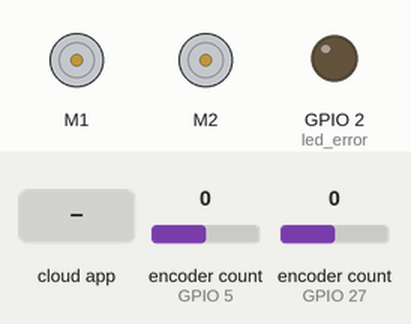
The sketch below on a simulated ESP32. Shown: 2 × DC motor (green arrow = forward, orange = backward, longer = faster), output pins drawn as LEDs (lit = HIGH). Inputs (shaded band) come from the test bench; at power-on: encoder count (sensors on GPIO 5, GPIO 27) 0 (analog values on the 0–4095 scale). WiFi joins after 1.5 s; servers stay silent unless stated; the ROS host is connected and sends only what is stated; what the sketch prints to the serial monitor is not drawn.

Above: at 4.7 s.
4.8 s: the phone or cloud app sets linear.x to -100
At 5.2 s:
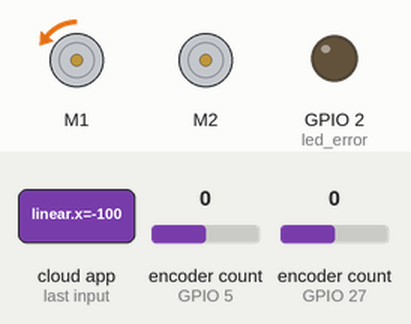
6.3 s: the phone or cloud app sets angular.z to -100
At 7.2 s:
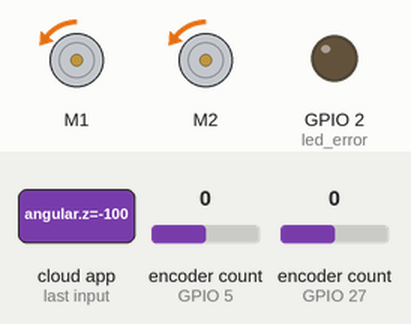
7.8 s: the phone or cloud app sets linear.x to 0
At 8.7 s:
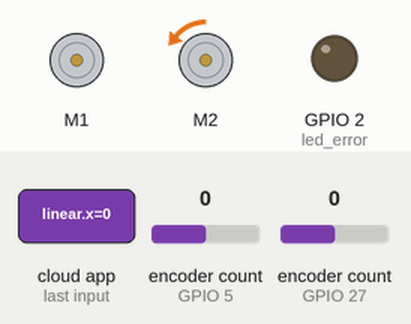
9.3 s: the phone or cloud app sets angular.z to 100
At 10.7 s:
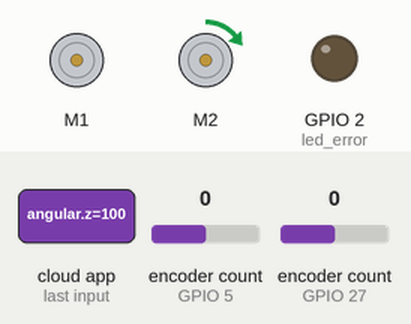
Timing chart, 0 to 11.8 s (numbered marks = the images above; inputs shaded):
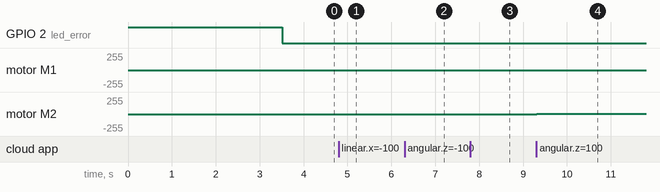

Measured:
- after the input at 4.8 s, motor M1: stopped → backward 2/255 at once
- after the input at 6.3 s, motor M2: stopped → backward 2/255 at once
- after the input at 7.8 s, motor M1: backward 2/255 → stopped at once
- after the input at 9.3 s, motor M2: backward 2/255 → forward 2/255 at once

The sketch:

LazoAbierto.ino
```cpp
//LazoAbierto.ino (PRINCIPAL)
#include <odometry.h>
#include <ESP32Encoder.h>
#include <SabertoothSimplified.h>


/*Motor controller using micro_ros serial set_microros_transports*/
#include <micro_ros_arduino.h>
#include <stdio.h>
#include <rcl/rcl.h>
#include <rcl/error_handling.h>
#include <rclc/rclc.h>
#include <rclc/executor.h>

#include <geometry_msgs/msg/twist.h>
#include <nav_msgs/msg/odometry.h>

//___________ENCODER DERECHO_____________
#define RightA 27
#define RightB 14
#define RightZ 26
//_______________________________________

//__________ENCODER IZQUIERDO____________
#define LeftA 5
#define LeftB 18
#define LeftZ 19
//_______________________________________

//________CONFIGURACION ENCODER__________
unsigned long lastTime_enc = 0, dt_enc = 0;;      // Tiempo anterior
const int sampleTime_enc = 100;  // Tiempo de muestreo milisegundos
//_______________________________________

//_______variables microros___________
rclc_executor_t executor;

#define RCCHECK(fn) { rcl_ret_t temp_rc = fn; if((temp_rc != RCL_RET_OK)){error_loop();}}
#define RCSOFTCHECK(fn) { rcl_ret_t temp_rc = fn; if((temp_rc != RCL_RET_OK)){}}

const int led_error = 2;
//_______________________________________________________

//____________creación de instancias___________________________
Odometry odometry;

ESP32Encoder encoderL;
ESP32Encoder encoderR;
//_________________________________________________________


//===========CONTROL DE MOTORES===================
#define SABERTOOTH_TX 17   // GPIO17 (TX2)
HardwareSerial SabertoothSerial(2);
SabertoothSimplified ST(SabertoothSerial); //El rango de velocidad es de -63 a +63, donde:
//=======================================================

//==========ESTRUCTURA PARA DATOS MOTORES================
struct DatosMotores {
  double w = 0.0;  // Velocidad angular en rad/s.
  double wAnterior = 0.0;
  double wSinFilter = 0.0;     // Velocidad angular cruda en rad/s.
  double wRef = 0.0;  // Velocidad angular de referencia en rad/s.
  int outValue = 0; // Variable de control (+-63)
  double v = 0.0; // Velocidad lineal de cada rueda [m/s]
};

DatosMotores Left;
DatosMotores Right;
//======================================================


void setup() {
  Serial.begin(115200);  // Inicializa el puerto serial a 9600 bps
  analogReadResolution(12);
  pinMode(led_error, OUTPUT);
  digitalWrite(led_error, HIGH);

  //_____________________MOTOR______________________
  SabertoothSerial.begin(9600, SERIAL_8N1, -1, SABERTOOTH_TX);
  Serial.println("Sabertooth listo");
  ST.motor(1, 0);
  ST.motor(2, 0);

  //_____________________MICROROS________________________________
  beginMicroros();

  // Opcional: espera Serial (solo si necesitas debugging tempranero)
  unsigned long start = millis();
  while (!Serial && millis() - start < 2000) {
    delay(10);  // espera max 2s
  }

  //_____________________ENCODER______________________
  beginEncoder(LeftA, LeftB, LeftZ, RightA, RightB, RightZ);

  //__________Tarea para control de velocidad, en Core 0
  xTaskCreatePinnedToCore(
    ControlLoop,        // Función
    "ControlLoopTask",  // Nombre
    4096,               // Stack size
    NULL,               // Parametros
    1,                  // Prioridad
    NULL,               // Handle
    0                   // Core 0
  );
  Serial.print("setup() running on core ");

  digitalWrite(led_error, LOW);

  lastTime_enc = millis();

  Serial.println("ESP32 iniciada y lista para recibir comandos");
}

void loop() {
  watchdog();
  RCCHECK(rclc_executor_spin_some(&executor, RCL_MS_TO_NS(40)));
  delay(10);
}

//_______FUNCION PARA EJECUTAR EN EL SEGUNDO NUCLEO_____________-
void ControlLoop(void *parameter) {
  Serial.print("ControlLoop() running on core ");
  Serial.println(xPortGetCoreID());

  while (1) {

    dt_enc = millis() - lastTime_enc; //milisegundos
    if (dt_enc >= sampleTime_enc) {// Se actualiza cada tiempo de muestreo
      lastTime_enc = millis();  // Almacenamos el tiempo actual.
      updateMotor(Left, encoderL); //actualiza la velocidad angular
      updateMotor(Right, encoderR);
    }

    delay(10);

  }

}
```

motor_encoder_PID.ino
```cpp
//motor_encoder.ino
unsigned int ppr = 4000;         // Número de muescas que tiene el disco del encoder.

void beginEncoder(int LA,int LB,int LZ,int RA,int RB,int RZ){
  ESP32Encoder::useInternalWeakPullResistors = puType::up; // Opcional

  encoderR.attachFullQuad(RA, RB);  // ✅ Configura el encoder global derecho
  encoderR.setCount(0);             // ✅ Inicializa el contador

  encoderL.attachFullQuad(LA, LB);  // ✅ Configura el encoder global izquierdo
  encoderL.setCount(0);             // ✅ Inicializa el contador

  pinMode(LZ, INPUT_PULLUP);

  pinMode(RZ, INPUT_PULLUP);
  Serial.println("Encoder Omron E6B2-CWZ3E listo.");
}

void updateMotor(DatosMotores &m, ESP32Encoder &enc) {
  const float alpha = 0.8;
  long count = enc.getCount();
  enc.setCount(0);

  m.wSinFilter = count * (2 * PI * 1000) / (dt_enc * ppr);
  m.w = alpha * m.wSinFilter + (1-alpha) * m.wAnterior;
  m.wAnterior = m.w;
}
```

microros_configuration.ino
```cpp
//microros_configuration.ino
#include <WiFi.h>  // ← Nueva librería

//____________INTERNET_________________
const char* ssid = "OMEN";
const char* password = "12345678";
const char* agent_ip = "10.42.0.1";  // ← IP de tu PC (donde corre el agent)

/*const char* ssid = "Fastnett-Fibra-ConstructoraVasqu";
  const char* password = "1706312434";
  const char* agent_ip = "192.168.100.175";*/

const uint32_t agent_port = 8888;
//___________________________

//___________variables de seguridad_______________
unsigned long last_agent_check = 0;
const unsigned long AGENT_TIMEOUT_MS = 10000;  // 10 s sin comunicación
bool agent_connected = true;
//_________________________________________________


rcl_allocator_t allocator;
rclc_support_t support;
rcl_node_t node;

rcl_subscription_t subscriber;
rcl_publisher_t odom_publisher;

geometry_msgs__msg__Twist msg;
nav_msgs__msg__Odometry odom_msg;

rcl_timer_t odom_timer;
rcl_timer_t sync_timer;

unsigned long long time_offset = 0;
unsigned long prev_cmd_time = 0;


// add time difference between uC time and ROS time to
// synchronize time with ROS
struct timespec getTime() {
  struct timespec tp = { 0 };
  unsigned long long now = millis() + time_offset;
  tp.tv_sec = now / 1000;
  tp.tv_nsec = (now % 1000) * 1000000;
  return tp;
}


void error_loop() {
  unsigned long long last_error_time = millis();
  while (1) {

    ST.motor(1, 0);
    ST.motor(2, 0);

    digitalWrite(led_error, !digitalRead(led_error));
    Serial.println("error..");
    delay(500);


    if (millis() - last_error_time > 3000) ESP.restart();
  }
}


void beginMicroros() {
  //______MICROROS_________
  //set_microros_transports();
  //delay(2000);

  WiFi.begin(ssid, password);
  while (WiFi.status() != WL_CONNECTED) {
    delay(500);
    Serial.print(".");
  }
  Serial.println("Conectado a WiFi");

  //Configurar transporte micro-ROS por UDP
  set_microros_wifi_transports(
    (char*)ssid,          // Conversión explícita a char*
    (char*)password,      // Conversión explícita a char*
    (char*)agent_ip,      // Conversión explícita a char*
    agent_port            // uint32_t
  );
  delay(1000);


  allocator = rcl_get_default_allocator();

  //create init_options, node
  RCCHECK(rclc_support_init(&support, 0, NULL, &allocator));
  RCCHECK(rclc_node_init_default(&node, "Robot_Control", "", &support));

  // 4. Crear suscriptor para el servicio
  RCCHECK(rclc_subscription_init_default(&subscriber,       &node, ROSIDL_GET_MSG_TYPE_SUPPORT(geometry_msgs, msg, Twist), "cmd_vel"));

  RCCHECK(rclc_publisher_init_default(&odom_publisher,  &node, ROSIDL_GET_MSG_TYPE_SUPPORT(nav_msgs, msg, Odometry), "odom/unfiltered"));

  RCCHECK(rclc_timer_init_default(&odom_timer,  &support, RCL_MS_TO_NS(50), publish_odom));
  RCCHECK(rclc_timer_init_default(&sync_timer,  &support, RCL_MS_TO_NS(120000), sync_timer_callback));


  // create executor
  RCCHECK(rclc_executor_init(&executor, &support.context, 4, &allocator));
  RCCHECK(rclc_executor_add_subscription(&executor, &subscriber, &msg, &subscription_callback, ON_NEW_DATA));
  RCCHECK(rclc_executor_add_timer(&executor, &odom_timer));
  RCCHECK(rclc_executor_add_timer(&executor, &sync_timer));
  delay(1000);
  syncTime();

}


//____________________MICROROS_________________________
void syncTime() {
  unsigned long now = millis();
  Serial.println("Sincronizando tiempo con ROS 2...");

  for (int i = 0; i < 5; i++) {
    rcl_ret_t ret = rmw_uros_sync_session(10);
    if (ret == RCL_RET_OK) {
      unsigned long long ros_time_ms = rmw_uros_epoch_millis();
      time_offset = ros_time_ms - now;
      Serial.println("¡Sincronización exitosa!");
      return;
    }
    Serial.println("Reintentando sincronización...");
    delay(500);
  }

  Serial.println("¡Fallo al sincronizar tiempo! Continuando sin sync...");

  //RCCHECK(rmw_uros_sync_session(10));
}


//___________________ODOMETRIA________________________________________
void publish_odom(rcl_timer_t* timer, int64_t last_call_time) {
  struct timespec time_stamp = getTime();

  //odometry.update(v,w,x_pos,y_pos,yaw_enc);
  //(Velocidad en X, Velocidad angular en Z, Posición en X, Posición en Y, Yaw desde encoder)bienderech
  odometry.update(Right.w, Left.w, 0, 0, 0);

  odom_msg = odometry.getData();

  odom_msg.header.stamp.sec = time_stamp.tv_sec;
  odom_msg.header.stamp.nanosec = time_stamp.tv_nsec;
  RCSOFTCHECK(rcl_publish(&odom_publisher, &odom_msg, NULL));
}


//__________________VELOCIDAD DE CADA RUEDA_______________---
void subscription_callback(const void* msgin) {
  prev_cmd_time = millis();
  int control_right = (int)msg.linear.x;
  int control_left = (int)msg.angular.z;

  ST.motor(1, control_right); //valores de -63 +63
  ST.motor(2, control_left);
}

//___________________SINCRONIZACIÓN DEL TIEMPO________________________________________
void sync_timer_callback(rcl_timer_t* timer, int64_t last_call_time) {
  syncTime();
}

//_________________________________________________________
void watchdog() {
  if (millis() - last_agent_check > 3000) {
    last_agent_check = millis();
    rcl_ret_t ret = rmw_uros_ping_agent(100, 1);
    if (ret != RCL_RET_OK) {
      if (agent_connected) {
        Serial.println("⚠️ Agente micro-ROS no responde.");
        agent_connected = false;
      }
    } else {
      if (!agent_connected) {
        Serial.println("✅ Conexión con agente restaurada.");
      }
      agent_connected = true;
    }

    // Si se pierde por más de 10s → modo seguro
    static unsigned long disconnected_since = 0;
    if (!agent_connected) {
      if (disconnected_since == 0)
        disconnected_since = millis();

      if (millis() - disconnected_since > AGENT_TIMEOUT_MS) {
        Serial.println("🚨 Conexión perdida >10s. Activando modo seguro...");
        error_loop();
      }
    } else {
      disconnected_since = 0;
    }
  }
}
```
